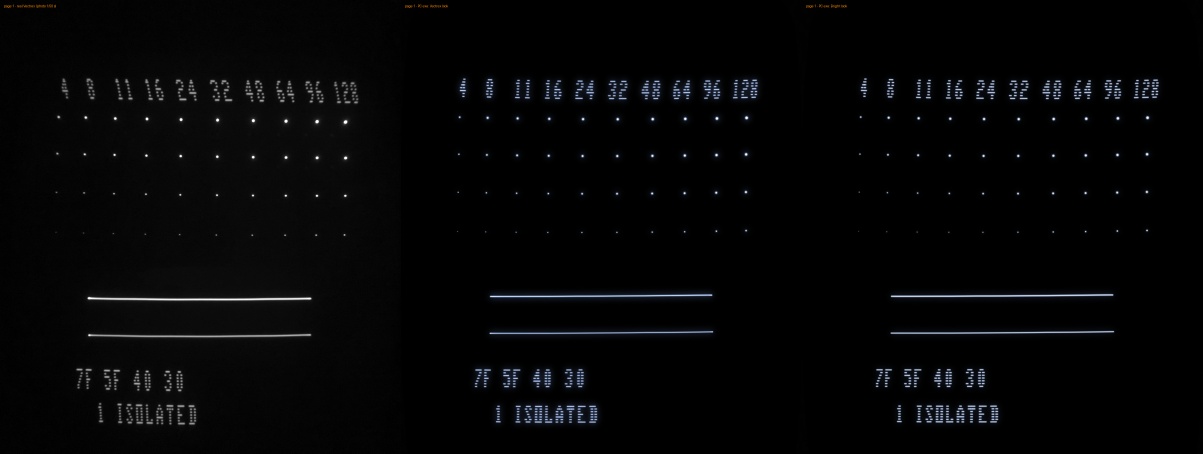
#> input picture testcart/dot_compare_p1.png, 3609 x 1360 px, given in place of dot_compare_p1.png_p10_lo.png, which was not available (shown at 1/3 size)
$ python bt2_meas.py ../../testcart/dot_compare_p1.png
#> lines starting #> are read from the running program, lines starting #| are printed output that depends on the picture
"""the PC's beam-trace pictures (low exposure: light = value^2.2) measured as the photos: page 10's square side, page 4's lines and dots, page 1's rows"""
import numpy as np, sys
from PIL import Image
from scipy import ndimage as nd
def lin(f):
    a = np.asarray(Image.open(f).convert('RGB')).astype(np.float32) / 255; return (a ** 2.2).max(2)
#> after `return (a ** 2.2).max(2)`:
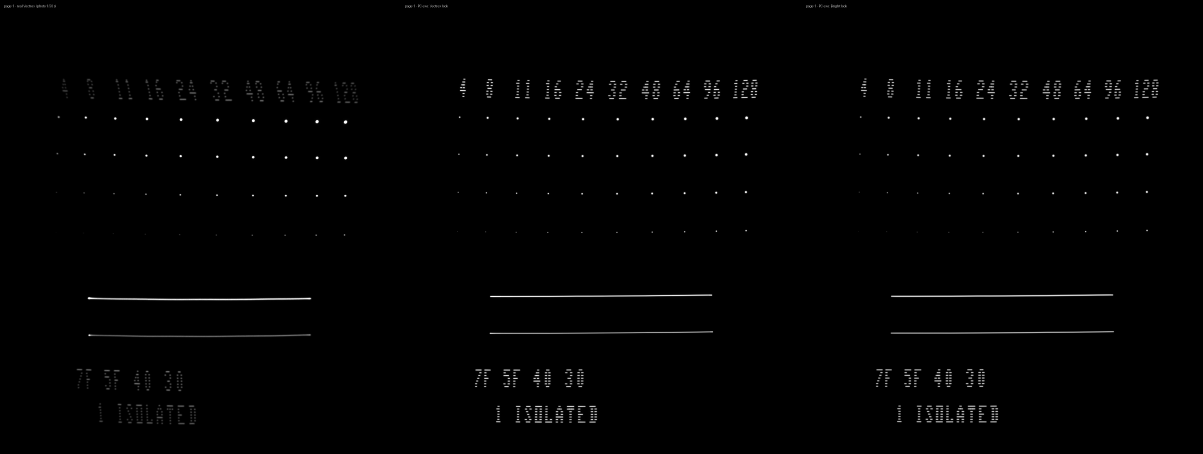
#> returned value: shape (1360, 3609) float32 (shown at 1/3 size); min 0, max 1, mean 0.00705
def fwhm(p):
    pk = p.max(); ab = np.nonzero(p > 0.5 * pk)[0]; i, j = ab[0], ab[-1]
    return (j + (p[j] - 0.5 * pk) / (p[j] - p[min(j + 1, len(p) - 1)] + 1e-9)) - (i - (p[i] - 0.5 * pk) / (p[i] - p[max(i - 1, 0)] + 1e-9))
tag = sys.argv[1] if len(sys.argv) > 1 else 'pc2'
g = lin('%s_p10_lo.png' % tag); bg = np.median(g); print('p10 max %.3f' % g.max())
#> after `bg = np.median(g)`: bg = 5.08e-06
# the square at scale $20: in the 1384-wide picture x ~445..560, y ~1010..1140
c = g[985:1160, 425:585] - bg; cm = nd.gaussian_filter1d(c.mean(0), 1); rm = nd.gaussian_filter1d(c.mean(1), 1)
#> after `c = g[985:1160, 425:585] - bg`:
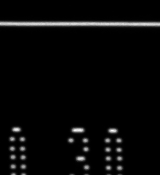
#> c: shape (175, 160) float32; min -5.08e-06, max 0.523, mean 0.0178; drawn with min black and max white
#> after `cm = nd.gaussian_filter1d(c.mean(0), 1)`: cm = 160 values, max 0.0468 at index 13, min 0.01 at index 129, mean 0.0178
#> after `rm = nd.gaussian_filter1d(c.mean(1), 1)`: rm = 175 values, max 0.362 at index 23, min 0.000471 at index 99, mean 0.0178
xs = [i for i in range(2, len(cm) - 2) if cm[i] == cm[max(0, i - 8):i + 9].max() and cm[i] > 0.4 * cm.max()]; ys = [i for i in range(2, len(rm) - 2) if rm[i] == rm[max(0, i - 8):i + 9].max() and rm[i] > 0.4 * rm.max()]
#> after `xs = [i for i in range(2, len(cm) - 2) if cm[i] == cm[max(0, i - 8):i `: xs = [13, 85, 108, 119]
#> after `ys = [i for i in range(2, len(rm) - 2) if rm[i] == rm[max(0, i - 8):i `: ys = [23]
xl, xr, yt, yb = xs[0] + 425, xs[-1] + 425, ys[0] + 985, ys[-1] + 985; pxu = (xr - xl) / 25.79; print('square $20: x %d..%d y %d..%d, %.2f px a unit' % (xl, xr, yt, yb, pxu))
#> after `xl, xr, yt, yb = (xs[0] + 425, xs[-1] + 425, ys[0] + 985, ys[-1] + 985`: xl = 438; xr = 544; yt = 1008; yb = 1008
#> after `pxu = (xr - xl) / 25.79`: pxu = 4.11
#| square $20: x 438..544 y 1008..1008, 4.11 px a unit
for nm, prof in (('top side (left to right)', (g[yt - 6:yt + 7, xl - 14:xr + 15] - bg).sum(0)), ('bottom (right to left)', (g[yb - 6:yb + 7, xl - 14:xr + 15] - bg).sum(0)[::-1]),
                 ('left (bottom to top)', (g[yt - 14:yb + 15, xl - 6:xl + 7] - bg).sum(1)[::-1]), ('right (top to bottom)', (g[yt - 14:yb + 15, xr - 6:xr + 7] - bg).sum(1))):
    n = len(prof); lev = np.median(prof[n // 3:2 * n // 3]); print('  %-26s / the line: %s' % (nm, ' '.join('%.1f' % v for v in (prof / lev)[::2])))
#> this loop made 4 passes
#> (nm, n, lev) on passes 1 to 4: ('top side (left to right)', 135, 1.71), ('bottom (right to left)', 135, 1.71), ('left (bottom to top)', 29, 1.4), ('right (top to bottom)', 29, 1.43)
#> (printed output is left out)
g = lin('%s_p4_lo.png' % tag); bg = np.median(g); print('p4 max %.3f' % g.max())
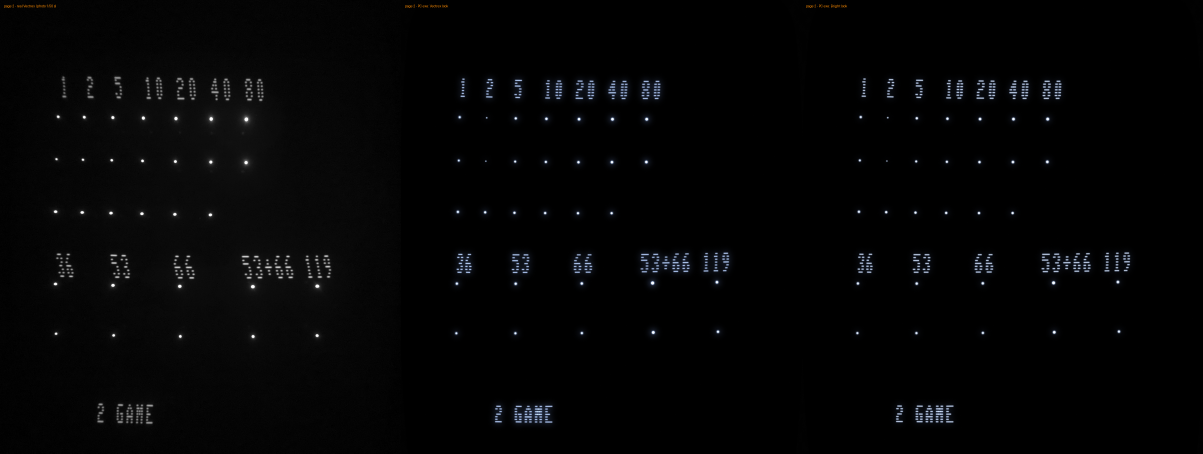
#> input picture testcart/dot_compare_p2.png, 3609 x 1360 px, given in place of dot_compare_p1.png_p4_lo.png, which was not available (shown at 1/3 size)
#> in lin (call 2), `return (a ** 2.2).max(2)`:
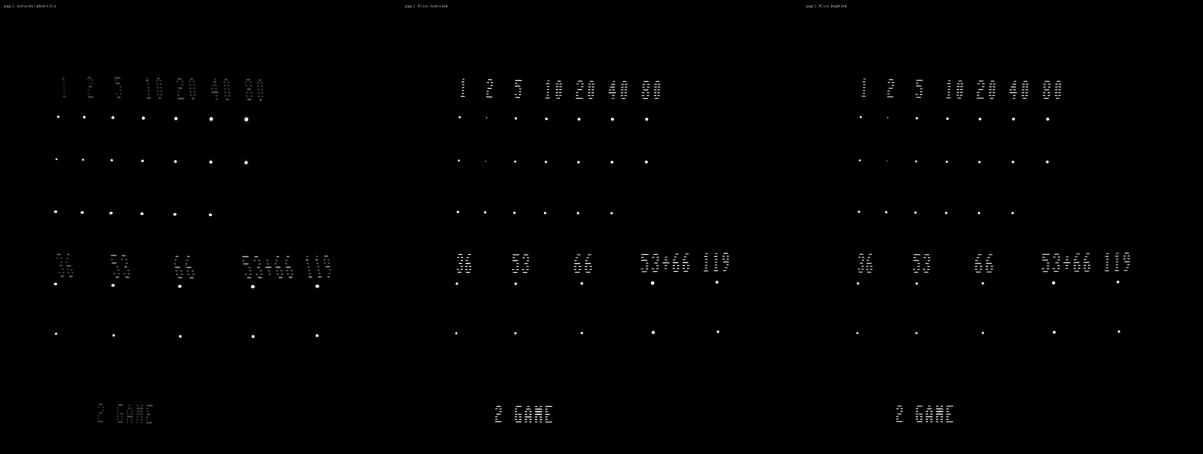
#> returned value: shape (1360, 3609) float32 (shown at 1/3 size); min 0, max 1, mean 0.00458
#> after `bg = np.median(g)`: bg = 0
s = nd.gaussian_filter(g - bg, 1.0); lab, k = nd.label(nd.binary_dilation(s > 0.004, iterations=2))
#> after `lab, k = nd.label(nd.binary_dilation(s > 0.004, iterations=2))`:
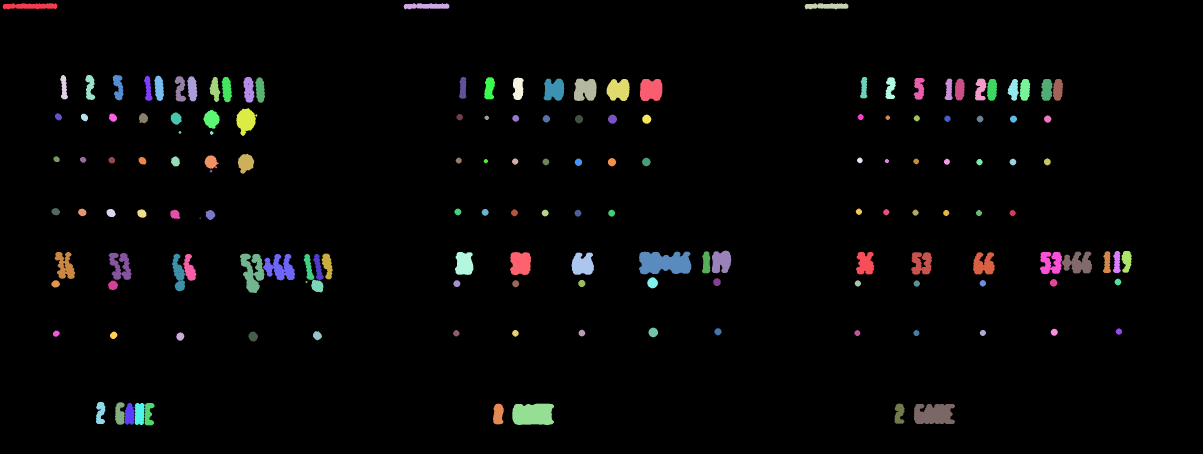
#> lab: shape (1360, 3609) int32 (shown at 1/3 size); 160 distinct labels, from 0 to 159; one colour per label, 0 black
#> after `lab, k = nd.label(nd.binary_dilation(s > 0.004, iterations=2))`: k = 159
B = []
for sl in nd.find_objects(lab):
    a, b = sl; h, w = a.stop - a.start, b.stop - b.start
    if h > 40 or w > 150 or h < 3 or a.start < 560 or a.stop > 1400: continue
    cc = g[a.start - 5:a.stop + 5, b.start - 5:b.stop + 5] - bg; B.append((a.start, b.start, w, h, cc))
#> this loop made 159 passes
#> (h, w) on passes 1 to 3: (18, 164), (18, 137), (18, 131)
#> after the loop, B = 49 items
B.sort(key=lambda d: (round(d[0] / 40), d[1])); last = None
for y, x, w, h, cc in B:
    if w > 2.2 * h:
        mid = cc[:, cc.shape[1] // 3:2 * cc.shape[1] // 3].mean(1); last = mid.sum(); print('  y %4d x %4d LINE len %3d  peak %.3f  FWHM %.1f  light a px %.4f' % (y, x, w, mid.max(), fwhm(mid), mid.sum()))
    else:
        iy, ix = np.unravel_index(np.argmax(nd.gaussian_filter(cc, 1)), cc.shape); print('  y %4d x %4d DOT  peak %.3f  FWHM %.1f x %.1f  light %.3f%s' % (y, x, cc.max(), fwhm(cc[iy]), fwhm(cc[:, ix]), cc.sum(), '  = %.1f px of its line' % (cc.sum() / last) if last else ''))
#> this loop made 49 passes
#> (y, x, w, h, iy, ix) on passes 1 to 11: (624, 154, 27, 22, 16, 17), (626, 234, 25, 23, 16, 17), (627, 320, 27, 24, 17, 17), (628, 412, 27, 25, 18, 18), (629, 511, 30, 28, 19, 18), (652, 598, 5, 5, 7, 7), (630, 617, 29, 30, 19, 19), (626, 1363, 21, 20, 14, 15), (627, 1445, 21, 20, 15, 15), (628, 1533, 21, 21, 15, 15), (629, 1625, 21, 20, 15, 15)
#|   y  624 x  154 DOT  peak 1.000  FWHM 9.8 x 7.6  light 62.920
#|   y  626 x  234 DOT  peak 1.000  FWHM 10.0 x 7.4  light 65.067
#|   y  627 x  320 DOT  peak 1.000  FWHM 9.9 x 7.9  light 67.204
#|   y  628 x  412 DOT  peak 1.000  FWHM 9.7 x 7.9  light 67.092
#|   y  629 x  511 DOT  peak 1.000  FWHM 9.5 x 8.0  light 69.023
#|   y  652 x  598 DOT  peak 0.006  FWHM 4.4 x 3.7  light 0.301
#|   y  630 x  617 DOT  peak 1.000  FWHM 9.8 x 8.0  light 69.982
#|   y  626 x 1363 DOT  peak 1.000  FWHM 7.1 x 7.1  light 45.552
#> (further printed lines are left out)
